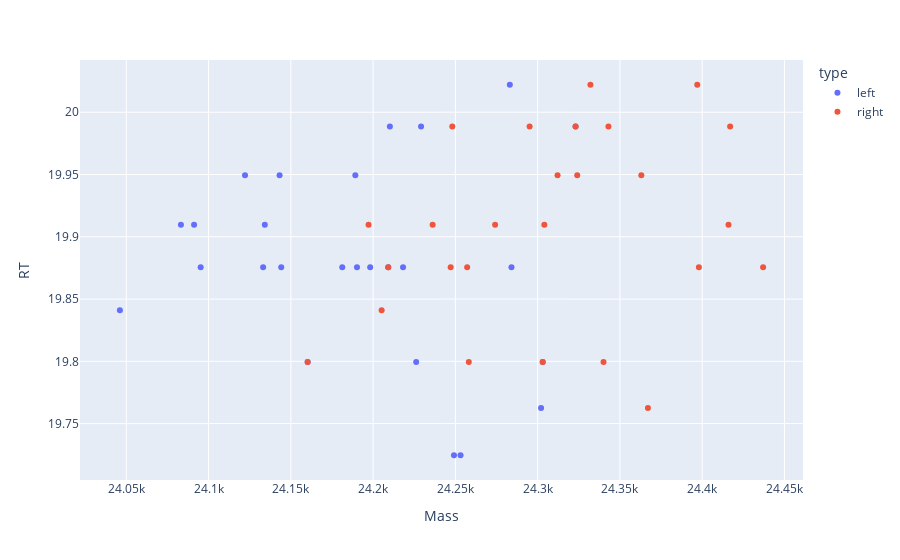

Notebook code for this chart:
### Code cell
df_sample = df13_2.copy()
df_sample = df_sample[df_sample.Mass>24000]
shift = 3*K
dfm1 = match_dfs(df_sample, df_sample, shift=-1*shift)
dfm2 = match_dfs(df_sample, df_sample, shift=1*shift)
print(dfm1.shape, dfm2.shape)
plotly_zones(dfm1, dfm2, names=['left', 'right'])
dfm1.shape

### Figure 1 — Plotly figure (JSON) as saved in the notebook; plotly's stock layout.template omitted (floating-point values rounded to 4 significant figures)
{"data": [{"hovertemplate": "type=left<br>Mass=%{x}<br>RT=%{y}<extra></extra>", "legendgroup": "left", "marker": {"color": "#636efa", "symbol": "circle"}, "mode": "markers", "name": "left", "orientation": "v", "showlegend": true, "type": "scatter", "x": [24220.0, 24200.0, 24180.0, 24210.0, 24160.0, 24280.0, 24210.0, 24230.0, 24140.0, 24320.0, 24140.0, 24190.0, 24280.0, 24300.0, 24250.0, 24130.0, 24230.0, 24190.0, 24300.0, 24250.0, 24130.0, 24100.0, 24090.0, 24120.0, 24050.0, 24080.0], "xaxis": "x", "y": [19.88, 19.88, 19.88, 19.88, 19.8, 19.88, 19.99, 19.8, 19.88, 19.99, 19.95, 19.88, 20.02, 19.8, 19.72, 19.91, 19.99, 19.95, 19.76, 19.72, 19.88, 19.88, 19.91, 19.95, 19.84, 19.91], "yaxis": "y"}, {"hovertemplate": "type=right<br>Mass=%{x}<br>RT=%{y}<extra></extra>", "legendgroup": "right", "marker": {"color": "#EF553B", "symbol": "circle"}, "mode": "markers", "name": "right", "orientation": "v", "showlegend": true, "type": "scatter", "x": [24240.0, 24270.0, 24260.0, 24200.0, 24250.0, 24210.0, 24160.0, 24300.0, 24310.0, 24250.0, 24300.0, 24320.0, 24340.0, 24320.0, 24330.0, 24260.0, 24300.0, 24360.0, 24420.0, 24340.0, 24400.0, 24420.0, 24400.0, 24440.0, 24370.0, 24210.0], "xaxis": "x", "y": [19.91, 19.91, 19.88, 19.91, 19.88, 19.88, 19.8, 19.99, 19.95, 19.99, 19.91, 19.95, 19.99, 19.99, 20.02, 19.8, 19.8, 19.95, 19.91, 19.8, 20.02, 19.99, 19.88, 19.88, 19.76, 19.84], "yaxis": "y"}], "layout": {"legend": {"title": {"text": "type"}, "tracegroupgap": 0}, "margin": {"t": 60}, "xaxis": {"anchor": "y", "domain": [0, 1], "title": {"text": "Mass"}}, "yaxis": {"anchor": "x", "domain": [0, 1], "title": {"text": "RT"}}}}
